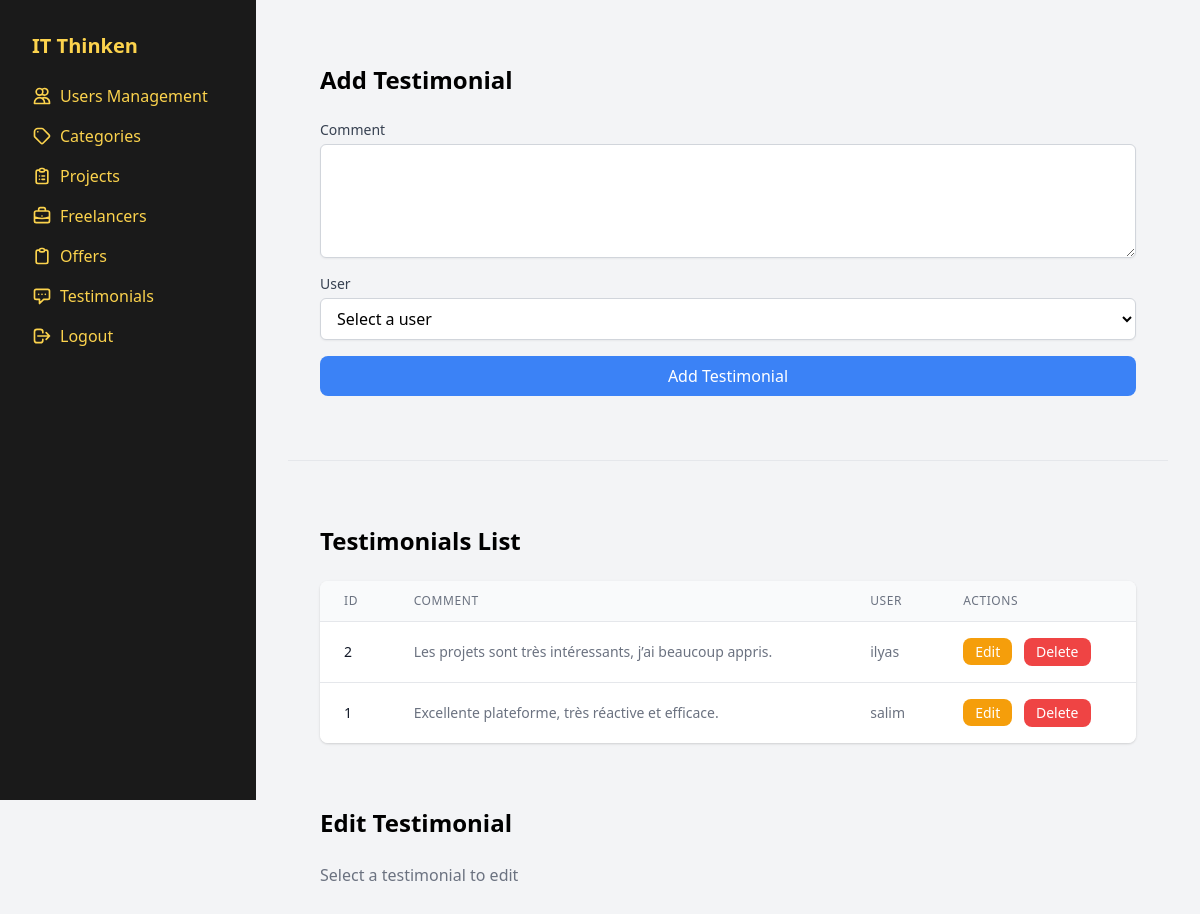
The app's page /admin/testimonials.php with its own data.
### tables this page shows
CREATE TABLE `temoignages` (
  `id_temoignage` int NOT NULL,
  `commentaire` text NOT NULL,
  `id_utilisateur` int NOT NULL
);

CREATE TABLE `utilisateurs` (
  `id_utilisateur` int NOT NULL,
  `nom_utilisateur` varchar(50) NOT NULL,
  `mot_de_passe` varchar(50) NOT NULL,
  `email` varchar(100) NOT NULL
);

### admin/testimonials.php (the view, shortened to what this page needs)
<?php
$connection = mysqli_connect('localhost','root','','itthink');
$query_read = "SELECT t.*, u.nom_utilisateur
               FROM temoignages t
               LEFT JOIN utilisateurs u ON t.id_utilisateur = u.id_utilisateur
               ORDER BY t.id_temoignage DESC";
$result = mysqli_query($connection,$query_read);
$testimonials = mysqli_fetch_all($result,MYSQLI_ASSOC);
$query_users = "SELECT id_utilisateur, nom_utilisateur FROM utilisateurs";
$result_users = mysqli_query($connection,$query_users);
$users = mysqli_fetch_all($result_users,MYSQLI_ASSOC);
$editTestimonial = null;
?>
<!DOCTYPE html>
<html lang="en">
<head>
    <link rel="stylesheet" href="https://cdn.jsdelivr.net/npm/tailwindcss@2.2.19/dist/tailwind.min.css">
    <link rel="stylesheet" href="../public/css/categories.css">
</head>
<body class="bg-gray-100">
    <?php include('../includes/sidebar.php')?>
    <div class="main-content">
        <div class="p-8">
            <h2 class="text-2xl font-bold mb-6">Add Testimonial</h2>
            <form method="POST" class="flex flex-col gap-4" action="testimonials.php">
                <div>
                    <label for="commentaire_add" class="block text-sm font-medium text-gray-700">Comment</label>
                    <textarea name="commentaire_add" id="commentaire_add" rows="4"
                              class="mt-1 block w-full px-3 py-2 bg-white border border-gray-300 rounded-md shadow-sm focus:outline-none focus:ring focus:ring-indigo-500 focus:border-indigo-500" required></textarea>
                </div>
                <div>
                    <label for="user_id_add" class="block text-sm font-medium text-gray-700">User</label>
                    <select name="user_id_add" id="user_id_add"
                            class="mt-1 block w-full px-3 py-2 bg-white border border-gray-300 rounded-md shadow-sm focus:outline-none focus:ring focus:ring-indigo-500 focus:border-indigo-500" required>
                        <option value="">Select a user</option>
                    </select>
                </div>
                <button type="submit" class="bg-blue-500 text-white px-6 py-2 rounded-lg hover:bg-blue-600 transition-colors">Add Testimonial</button>
            </form>
        </div>
        <hr class="my-8">
        <div class="p-8">
            <h2 class="text-2xl font-bold mb-6">Testimonials List</h2>
            <div class="overflow-x-auto bg-white rounded-lg shadow">
                <table class="min-w-full divide-y divide-gray-200">
                    <thead class="bg-gray-50">
                        <tr>
                            <th class="px-6 py-3 text-left text-xs font-medium text-gray-500 uppercase tracking-wider">ID</th>
                            <th class="px-6 py-3 text-left text-xs font-medium text-gray-500 uppercase tracking-wider">Comment</th>
                            <th class="px-6 py-3 text-left text-xs font-medium text-gray-500 uppercase tracking-wider">User</th>
                            <th class="px-6 py-3 text-left text-xs font-medium text-gray-500 uppercase tracking-wider">Actions</th>
                        </tr>
                    </thead>
                    <tbody class="bg-white divide-y divide-gray-200">
                        <?php foreach ($testimonials as $testimonial): ?>
                        <tr class="hover:bg-gray-50">
                            <td class="px-6 py-4 whitespace-nowrap text-sm text-gray-900"><?php echo $testimonial['id_temoignage'] ?></td>
                            <td class="px-6 py-4 text-sm text-gray-500"><?php echo $testimonial['commentaire'] ?></td>
                            <td class="px-6 py-4 whitespace-nowrap text-sm text-gray-500"><?php echo $testimonial['nom_utilisateur'] ?></td>
                            <td class="px-6 py-4 whitespace-nowrap text-sm text-gray-500">
                                <a href="?edit=<?php echo $testimonial['id_temoignage'] ?>" class="bg-yellow-500 text-white px-3 py-1 rounded-lg hover:bg-yellow-600 transition-colors mr-2">Edit</a>
                                <form method="POST" class="inline">
                                    <button type="submit"
                                            class="bg-red-500 text-white px-3 py-1 rounded-lg hover:bg-red-600 transition-colors"
                                            onclick="return confirm('Are you sure you want to delete this testimonial?')">
                                        Delete
                                    </button>
                                </form>
                            </td>
                        </tr>
                        <?php endforeach; ?>
                    </tbody>
                </table>
            </div>
        </div>
        <div class="p-8">
            <h2 class="text-2xl font-bold mb-6">Edit Testimonial</h2>
            <?php if($editTestimonial): ?>
            <form method="POST" class="flex flex-col gap-4" action="testimonials.php">
                <input type="hidden" name="action" value="edit">
                <input type="hidden" name="id_testimonial_edit" value="<?php echo $editTestimonial['id_temoignage']; ?>">
                <div>
                    <label for="commentaire_edit" class="block text-sm font-medium text-gray-700">Comment</label>
                    <textarea name="commentaire_edit" id="commentaire_edit" rows="4"
                              class="mt-1 block w-full px-3 py-2 bg-white border border-gray-300 rounded-md shadow-sm focus:outline-none focus:ring focus:ring-indigo-500 focus:border-indigo-500" required><?php echo $editTestimonial['commentaire']; ?></textarea>
                </div>
                <div>
                    <label for="user_id_edit" class="block text-sm font-medium text-gray-700">User</label>
                    <select name="user_id_edit" id="user_id_edit"
                            class="mt-1 block w-full px-3 py-2 bg-white border border-gray-300 rounded-md shadow-sm focus:outline-none focus:ring focus:ring-indigo-500 focus:border-indigo-500" required>
                        <?php foreach($users as $user):?>
                            <option value="<?php echo $user['id_utilisateur']; ?>"
                                    <?php echo ($user['id_utilisateur'] == $editTestimonial['id_utilisateur']) ? 'selected' : ''; ?>>
                                <?php echo $user['nom_utilisateur']; ?>
                            </option>
                        <?php endforeach; ?>
                    </select>
                </div>
                <button type="submit" class="bg-yellow-500 text-white px-6 py-2 rounded-lg hover:bg-yellow-600 transition-colors">Update Testimonial</button>
            </form>
            <?php else: ?>
            <p class="text-gray-500">Select a testimonial to edit</p>
            <?php endif; ?>
        </div>
    </div>
</body>
</html>

### public/css/categories.css (style rules this page uses)
.main-content { margin-left: 16rem; padding: 2rem; }

### records on screen
temoignages: id_temoignage "2", commentaire "Les projets sont très intéressants, j’ai beaucoup appris.", id_utilisateur.nom_utilisateur "ilyas"
temoignages: id_temoignage "1", commentaire "Excellente plateforme, très réactive et efficace.", id_utilisateur.nom_utilisateur "salim"
